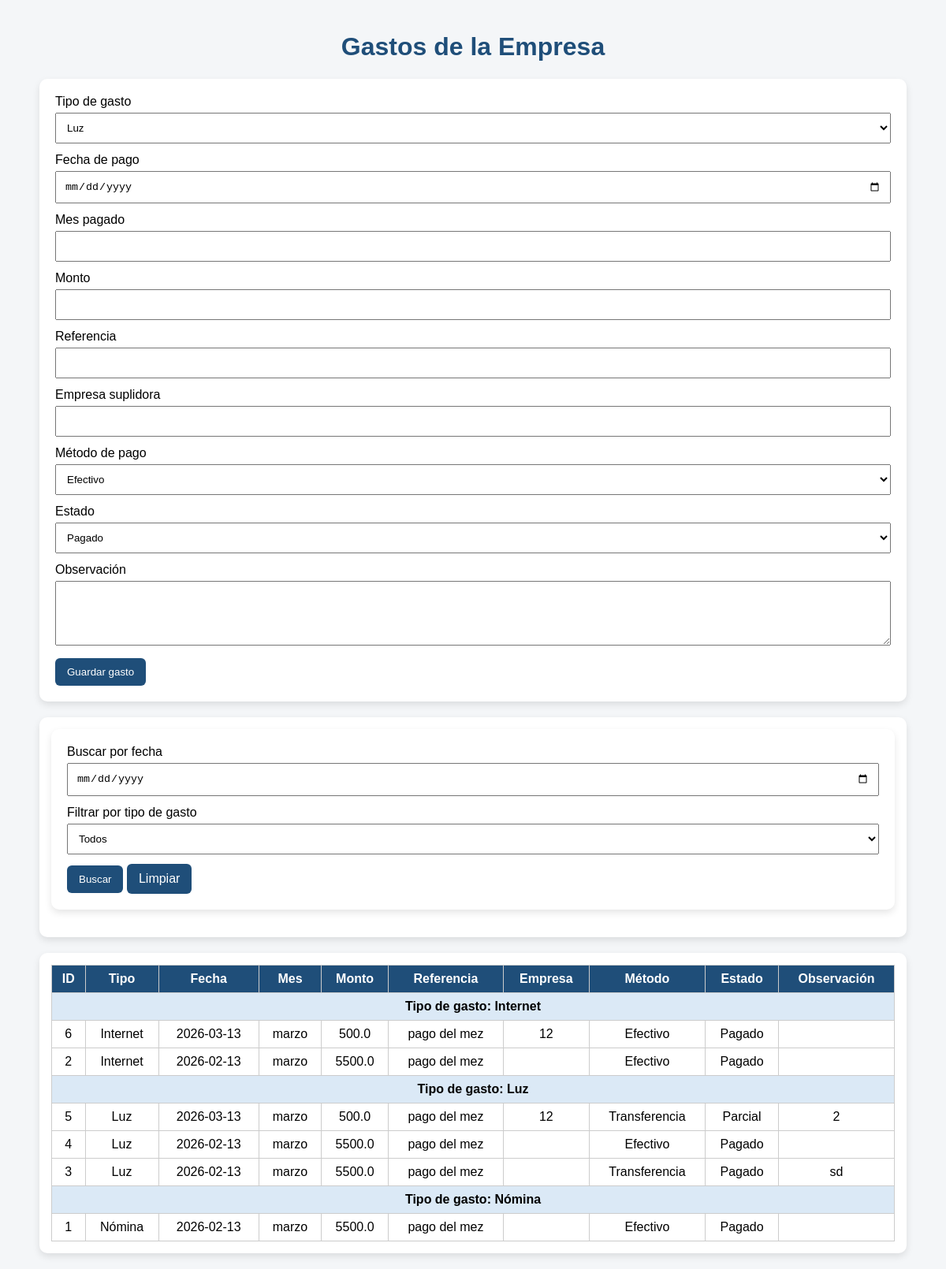
/gastos_empresa (signed in), run on the app's committed database.
### tables this page shows
CREATE TABLE gastos_empresa (
            id INTEGER PRIMARY KEY AUTOINCREMENT,
            tipo_gasto TEXT,
            fecha_pago TEXT,
            mes_pagado TEXT,
            monto REAL,
            referencia TEXT,
            empresa_suplidora TEXT,
            metodo_pago TEXT,
            estado TEXT,
            observacion TEXT,
            fecha_registro TEXT
        );

### app.py (the view, shortened to what this page needs)
@app.route("/gastos_empresa", methods=["GET", "POST"])
def gastos_empresa():
    if "usuario" not in session:
        return redirect(url_for("login"))
    crear_tabla_gastos_empresa()
    conexion = sqlite3.connect("pos.db")
    cursor = conexion.cursor()
    fecha_buscar = request.args.get("fecha_buscar", "").strip()
    tipo_buscar = request.args.get("tipo_buscar", "").strip()
    sql = "SELECT * FROM gastos_empresa"
    condiciones = []
    valores = []
    if fecha_buscar:
        condiciones.append("fecha_pago = ?")
        valores.append(fecha_buscar)
    if tipo_buscar:
        condiciones.append("tipo_gasto = ?")
        valores.append(tipo_buscar)
    if condiciones:
        sql += " WHERE " + " AND ".join(condiciones)
    sql += " ORDER BY tipo_gasto ASC, fecha_pago DESC, id DESC"
    cursor.execute(sql, valores)
    gastos = cursor.fetchall()
    conexion.close()
    return render_template(
        "gastos_empresa.html",
        gastos=gastos,
        fecha_buscar=fecha_buscar,
        tipo_buscar=tipo_buscar
    )

### app.py (called while the page is built)
def crear_tabla_gastos_empresa():
    conexion = sqlite3.connect("pos.db")
    cursor = conexion.cursor()
    cursor.execute("""
        CREATE TABLE IF NOT EXISTS gastos_empresa (
            id INTEGER PRIMARY KEY AUTOINCREMENT,
            tipo_gasto TEXT,
            fecha_pago TEXT,
            mes_pagado TEXT,
            monto REAL,
            referencia TEXT,
            empresa_suplidora TEXT,
            metodo_pago TEXT,
            estado TEXT,
            observacion TEXT,
            fecha_registro TEXT
        )
    """)
    conexion.commit()
    conexion.close()

### templates/gastos_empresa.html (shortened to what this page needs)
<!DOCTYPE html>
<html lang="es">
<head>
</head>
<body>
<div class="contenedor">
    <h1>Gastos de la Empresa</h1>
    <form method="POST">
        <label>Tipo de gasto</label>
        <select name="tipo_gasto">
            <option>Luz</option>
        </select>
        <label>Fecha de pago</label>
        <input type="date" name="fecha_pago" required>
        <label>Mes pagado</label>
        <input type="text" name="mes_pagado">
        <label>Monto</label>
        <input type="number" step="0.01" name="monto" required>
        <label>Referencia</label>
        <input type="text" name="referencia">
        <label>Empresa suplidora</label>
        <input type="text" name="empresa_suplidora">
        <label>Método de pago</label>
        <select name="metodo_pago">
            <option>Efectivo</option>
        </select>
        <label>Estado</label>
        <select name="estado">
            <option>Pagado</option>
        </select>
        <label>Observación</label>
        <textarea name="observacion" rows="4"></textarea>
        <button type="submit">Guardar gasto</button>
    </form>
    <div class="filtros">
        <form method="GET">
            <label>Buscar por fecha</label>
            <input type="date" name="fecha_buscar" value="{{ fecha_buscar }}">
            <label>Filtrar por tipo de gasto</label>
            <select name="tipo_buscar">
                <option value="">Todos</option>
            </select>
            <button type="submit">Buscar</button>
            <a class="btn" href="{{ url_for('gastos_empresa') }}">Limpiar</a>
        </form>
    </div>
    <div class="tabla">
        <table>
            <tr>
                <th>ID</th>
                <th>Tipo</th>
                <th>Fecha</th>
                <th>Mes</th>
                <th>Monto</th>
                <th>Referencia</th>
                <th>Empresa</th>
                <th>Método</th>
                <th>Estado</th>
                <th>Observación</th>
            </tr>
            {% set ns = namespace(grupo_actual='') %}
            {% for g in gastos %}
                {% if ns.grupo_actual != g[1] %}
                    <tr class="grupo">
                        <td colspan="10"><b>Tipo de gasto: {{ g[1] }}</b></td>
                    </tr>
                    {% set ns.grupo_actual = g[1] %}
                {% endif %}
                <tr class="fila-gasto" ondblclick="abrirDetalle({{ g[0] }})">
                    <td>{{ g[0] }}</td>
                    <td>{{ g[1] }}</td>
                    <td>{{ g[2] }}</td>
                    <td>{{ g[3] }}</td>
                    <td>{{ g[4] }}</td>
                    <td>{{ g[5] }}</td>
                    <td>{{ g[6] }}</td>
                    <td>{{ g[7] }}</td>
                    <td>{{ g[8] }}</td>
                    <td>{{ g[9] }}</td>
                </tr>
            {% endfor %}
        </table>
    </div>
</div>
</body>
</html>

### templates/gastos_empresa.html (style rules this page uses)
body { font-family:Arial; background:#f4f6f8; margin:0; padding:20px; }
.contenedor { width:1100px; max-width:100%; margin:auto; }
h1 { text-align:center; color:#1f4e79; }
form { background:white; padding:20px; border-radius:10px; box-shadow:0 4px 10px rgba(0,0,0,0.1); margin-bottom:20px; }
input, select, textarea { width:100%; padding:10px; margin-top:5px; margin-bottom:12px; box-sizing:border-box; }
button, .btn { background:#1f4e79; color:white; padding:10px 15px; border:none; border-radius:6px; cursor:pointer; text-decoration:none; display:inline-block; }
.filtros { background:white; padding:15px; border-radius:10px; box-shadow:0 4px 10px rgba(0,0,0,0.1); margin-bottom:20px; }
.tabla { background:white; padding:15px; border-radius:10px; box-shadow:0 4px 10px rgba(0,0,0,0.1); overflow-x:auto; }
table { width:100%; border-collapse:collapse; }
th, td { border:1px solid #ccc; padding:8px; text-align:center; }
th { background:#1f4e79; color:white; }
tr.grupo { background:#dbe9f6; font-weight:bold; }
tr.fila-gasto { cursor:pointer; }

### data on the page
gastos_empresa: tipo_gasto "Internet", id "6", fecha_pago "2026-03-13", mes_pagado "marzo", monto "500.0", referencia "pago del mez", empresa_suplidora "12", metodo_pago "Efectivo", estado "Pagado"
gastos_empresa: id "2", tipo_gasto "Internet", fecha_pago "2026-02-13", mes_pagado "marzo", monto "5500.0", referencia "pago del mez", metodo_pago "Efectivo", estado "Pagado"
gastos_empresa: tipo_gasto "Luz", id "5", fecha_pago "2026-03-13", mes_pagado "marzo", monto "500.0", referencia "pago del mez", empresa_suplidora "12", metodo_pago "Transferencia", estado "Parcial", observacion "2"
gastos_empresa: id "4", tipo_gasto "Luz", fecha_pago "2026-02-13", mes_pagado "marzo", monto "5500.0", referencia "pago del mez", metodo_pago "Efectivo", estado "Pagado"
gastos_empresa: id "3", tipo_gasto "Luz", fecha_pago "2026-02-13", mes_pagado "marzo", monto "5500.0", referencia "pago del mez", metodo_pago "Transferencia", estado "Pagado", observacion "sd"
gastos_empresa: tipo_gasto "Nómina", id "1", fecha_pago "2026-02-13", mes_pagado "marzo", monto "5500.0", referencia "pago del mez", metodo_pago "Efectivo", estado "Pagado"
